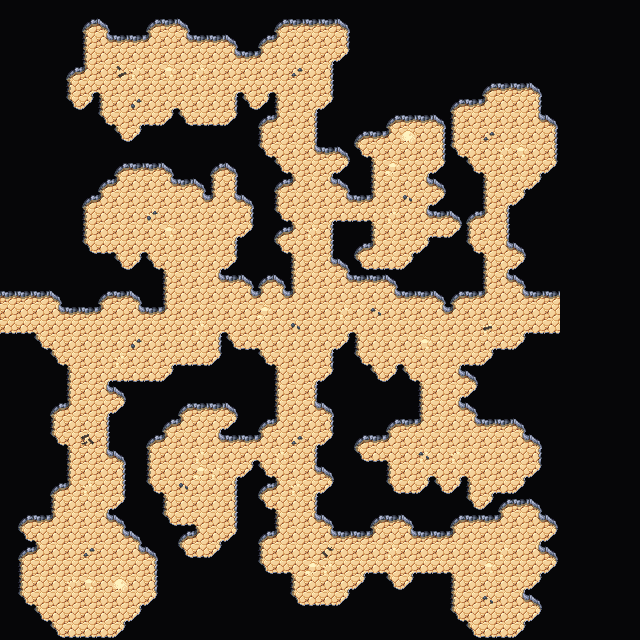

The image is a tile-based game level rendered from a .tmx file. Its description and source (layers, tilesets, objects; grid data summarised) follow:
An orthogonal 40x40 tile map with 16x16 px tiles, 4 tile layers (Collision, Background, Walls, Clutter), 2 tilesets and 2 objects.

<map version="1.5" tiledversion="1.7.2" orientation="orthogonal" renderorder="right-down" width="40" height="40" tilewidth="16" tileheight="16" infinite="0" nextlayerid="7" nextobjectid="62">
 <editorsettings>
  <export target="wastetown..tmx" format="tmx" />
 </editorsettings>
 <tileset firstgid="1" source="../../../tileset/main.tsx" />
 <tileset firstgid="3477" source="../../../tileset/buildings.tsx" />
 <layer id="6" name="Collision" width="40" height="40">
  <data>[1600 cells, 0 non-empty, 0 distinct tile ids]</data>
 </layer>
 <layer id="1" name="Background" width="40" height="40">
  <data>[1600 cells, 1600 non-empty, 1 distinct tile ids]</data>
 </layer>
 <layer id="2" name="Walls" width="40" height="40">
  <data>[1600 cells, 1253 non-empty, 19 distinct tile ids]</data>
 </layer>
 <layer id="3" name="Clutter" width="40" height="40">
  <properties>
   <property name="spriteLayer" type="bool" value="true" />
  </properties>
  <data>[1600 cells, 42 non-empty, 15 distinct tile ids]</data>
 </layer>
 <objectgroup id="4" name="Objects">
  <object id="59" template="../../../obj/door_right.tx" x="0.333337" y="320">
   <properties>
    <property name="teleport" value="../common/maps/map/cave/cave_multilevel_4/cave_23J7.tmx" />
    <property name="teleportObjectId" value="60" />
   </properties>
  </object>
  <object id="60" template="../../../obj/door_left.tx" x="542" y="322">
   <properties>
    <property name="teleport" value="../common/maps/map/cave/cave_multilevel_4/cave_23J9.tmx" />
    <property name="teleportObjectId" value="59" />
   </properties>
  </object>
 </objectgroup>
</map>
